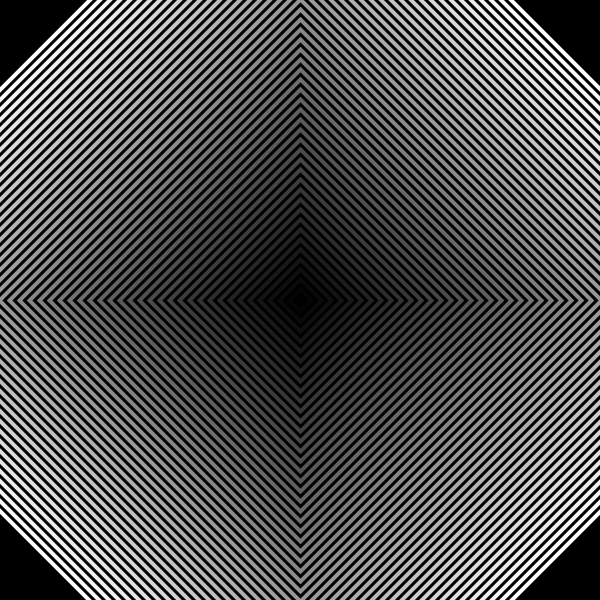
Frame 1 (no input)
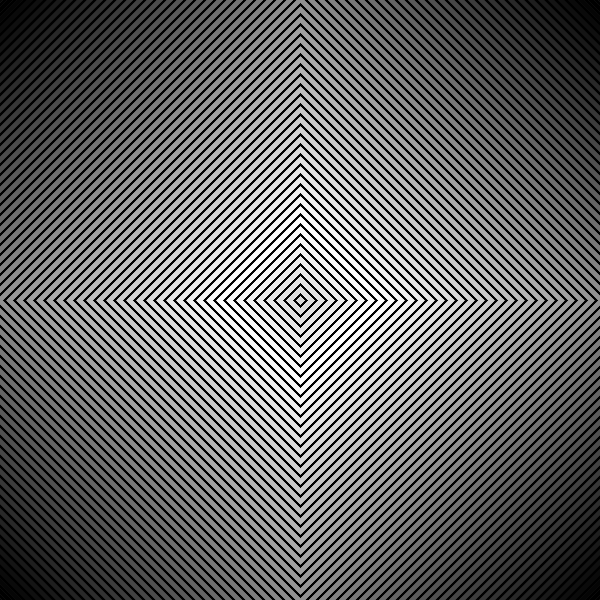
Frame 60 (the mouse pressed at the canvas centre just before this capture)
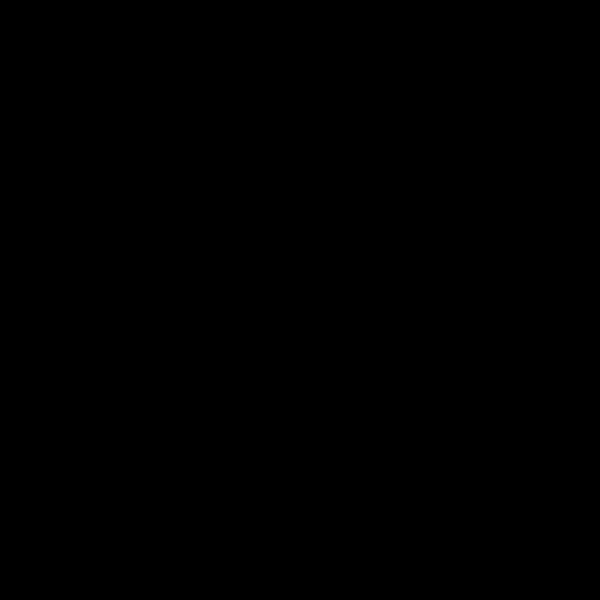
Frame 120 (the mouse held since frame 60 and released just before this capture)

The Processing sketch that drew these frames (run headless with seeded random() and noise(); from frame 60 on, the mouse is pressed at the canvas centre):

// Processing sketch: black_flashes
// ── black_flashes.pde
int up = 301;
int down = 299;
int colour = 255;
int stroke = 4;
IntList colourwheel;


void setup() {
  background(0, 0, 0);
  size(600, 600);
  colourwheel = new IntList();
  for (int i = 0; i <=255; i = i+5) {
      colourwheel.append(i);
  }
}

void draw() {
  //does the actual drawing
  for (int i = 0; i < colourwheel.size(); i++) {
      if (mousePressed == true) {
        stroke(0, 0, 0);
      }
      else {
        stroke(colourwheel.get(i), colourwheel.get(i), colourwheel.get(i));
      }
      strokeWeight(stroke);
      noFill();
      quad(300, up, down, 300, 300, down, up, 300);
      up = up + 10;
      down = down - 10;
  }
  up = 301;
  down = 299;
  
  //makes sure you don't generate an infinite amount of data
  if (colourwheel.size() < width*2) {
    colourwheel.append(colourwheel.get(colourwheel.size()-1));
  }
  
  //swaps array values one index number up
  for (int i = colourwheel.size()-1; i > 0; i--) {
    colourwheel.set(i, colourwheel.get(i-1));
  }
  
  //sets value of first index of array
    if (colourwheel.get(0) == 0 || colourwheel.get(0) == 255) {
      colourwheel.set(0, colourwheel.get(2));
    }
    else {
      if (colourwheel.get(1) < colourwheel.get(2)) {
        colourwheel.set(0, colourwheel.get(0)-5);
      }
      if (colourwheel.get(1) > colourwheel.get(2)) {
        colourwheel.set(0, colourwheel.get(0)+5);
      }
    //}
  }  

}
